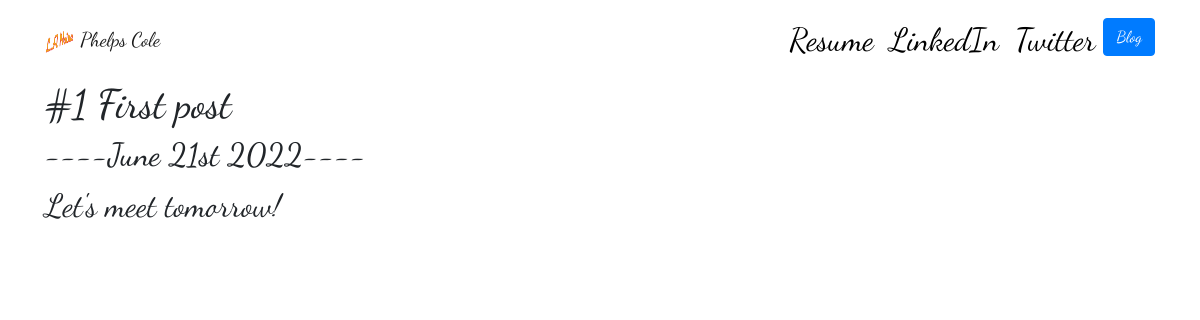
Page /blog/1/ on the committed database.
### blog/models.py (models this page shows, shortened)
class Blog(models.Model):
    title = models.CharField(max_length=50)
    date = models.DateField()
    description = models.TextField(max_length=1000)

### blog/views.py (the view)
# urls.py: path('<int:blog_id>/', views.detail, name='detail'),
def detail(request, blog_id):
    blog = get_object_or_404(Blog, pk=blog_id) #pk == primary key
    return render(request, 'blog/detail.html', {'blog' : blog})

### blog/templates/blog/detail.html
{% extends "portfolio/base.html" %}
{% block content %}
<h1>{{ blog.title }}</h1>
<h2>----{{ blog.date|date:'F jS Y' }}----</h2>
<p>{{ blog.description|safe }}</p>
{% endblock content %}

### portfolio/static/portfolio/custom.css (style rules this page uses)
body { font-family: 'Dancing Script', cursive; font-size: 2rem; }

### rows in the picture
Blog: title "#1 First post", date "June 21st 2022", description "Let's meet tomorrow!"
